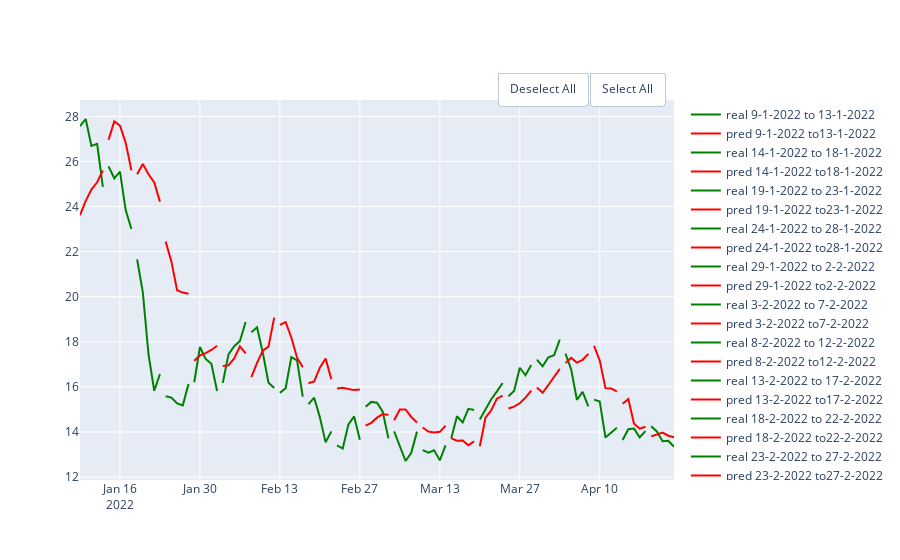

The notebook cell this image was saved under:
### Code cell
rf_final = RandomForestRegressor(random_state=10,criterion='mse', max_depth=5, max_features='sqrt', n_estimators=50)
df = pd.DataFrame(columns = ['MAE', 'MSE','RMSE', 'R2'], index = ['final'])
show_results(df, df_link,'close',100,5, rf_final)

### Figure 1 — Plotly figure (JSON) as saved in the notebook; plotly's stock layout.template omitted (floating-point values rounded to 4 significant figures)
{"data": [{"line": {"color": "green"}, "mode": "lines", "name": "real 9-1-2022 to 13-1-2022", "type": "scatter", "x": ["2022-01-09T00:00:00", "2022-01-10T00:00:00", "2022-01-11T00:00:00", "2022-01-12T00:00:00", "2022-01-13T00:00:00"], "y": [27.57, 27.88, 26.69, 26.78, 24.87]}, {"line": {"color": "red"}, "mode": "lines", "name": "pred 9-1-2022 to13-1-2022", "type": "scatter", "x": ["2022-01-09T00:00:00", "2022-01-10T00:00:00", "2022-01-11T00:00:00", "2022-01-12T00:00:00", "2022-01-13T00:00:00"], "y": [23.62, 24.25, 24.75, 25.08, 25.6]}, {"line": {"color": "green"}, "mode": "lines", "name": "real 14-1-2022 to 18-1-2022", "type": "scatter", "x": ["2022-01-14T00:00:00", "2022-01-15T00:00:00", "2022-01-16T00:00:00", "2022-01-17T00:00:00", "2022-01-18T00:00:00"], "y": [25.78, 25.25, 25.55, 23.84, 23.0]}, {"line": {"color": "red"}, "mode": "lines", "name": "pred 14-1-2022 to18-1-2022", "type": "scatter", "x": ["2022-01-14T00:00:00", "2022-01-15T00:00:00", "2022-01-16T00:00:00", "2022-01-17T00:00:00", "2022-01-18T00:00:00"], "y": [26.96, 27.78, 27.59, 26.83, 25.61]}, {"line": {"color": "green"}, "mode": "lines", "name": "real 19-1-2022 to 23-1-2022", "type": "scatter", "x": ["2022-01-19T00:00:00", "2022-01-20T00:00:00", "2022-01-21T00:00:00", "2022-01-22T00:00:00", "2022-01-23T00:00:00"], "y": [21.65, 20.2, 17.43, 15.83, 16.57]}, {"line": {"color": "red"}, "mode": "lines", "name": "pred 19-1-2022 to23-1-2022", "type": "scatter", "x": ["2022-01-19T00:00:00", "2022-01-20T00:00:00", "2022-01-21T00:00:00", "2022-01-22T00:00:00", "2022-01-23T00:00:00"], "y": [25.43, 25.88, 25.43, 25.07, 24.22]}, {"line": {"color": "green"}, "mode": "lines", "name": "real 24-1-2022 to 28-1-2022", "type": "scatter", "x": ["2022-01-24T00:00:00", "2022-01-25T00:00:00", "2022-01-26T00:00:00", "2022-01-27T00:00:00", "2022-01-28T00:00:00"], "y": [15.58, 15.53, 15.27, 15.18, 16.12]}, {"line": {"color": "red"}, "mode": "lines", "name": "pred 24-1-2022 to28-1-2022", "type": "scatter", "x": ["2022-01-24T00:00:00", "2022-01-25T00:00:00", "2022-01-26T00:00:00", "2022-01-27T00:00:00", "2022-01-28T00:00:00"], "y": [22.44, 21.57, 20.29, 20.19, 20.13]}, {"line": {"color": "green"}, "mode": "lines", "name": "real 29-1-2022 to 2-2-2022", "type": "scatter", "x": ["2022-01-29T00:00:00", "2022-01-30T00:00:00", "2022-01-31T00:00:00", "2022-02-01T00:00:00", "2022-02-02T00:00:00"], "y": [16.21, 17.77, 17.24, 17.02, 15.82]}, {"line": {"color": "red"}, "mode": "lines", "name": "pred 29-1-2022 to2-2-2022", "type": "scatter", "x": ["2022-01-29T00:00:00", "2022-01-30T00:00:00", "2022-01-31T00:00:00", "2022-02-01T00:00:00", "2022-02-02T00:00:00"], "y": [17.16, 17.4, 17.5, 17.64, 17.83]}, {"line": {"color": "green"}, "mode": "lines", "name": "real 3-2-2022 to 7-2-2022", "type": "scatter", "x": ["2022-02-03T00:00:00", "2022-02-04T00:00:00", "2022-02-05T00:00:00", "2022-02-06T00:00:00", "2022-02-07T00:00:00"], "y": [16.18, 17.45, 17.8, 18.04, 18.88]}, {"line": {"color": "red"}, "mode": "lines", "name": "pred 3-2-2022 to7-2-2022", "type": "scatter", "x": ["2022-02-03T00:00:00", "2022-02-04T00:00:00", "2022-02-05T00:00:00", "2022-02-06T00:00:00", "2022-02-07T00:00:00"], "y": [16.93, 16.95, 17.26, 17.8, 17.48]}, {"line": {"color": "green"}, "mode": "lines", "name": "real 8-2-2022 to 12-2-2022", "type": "scatter", "x": ["2022-02-08T00:00:00", "2022-02-09T00:00:00", "2022-02-10T00:00:00", "2022-02-11T00:00:00", "2022-02-12T00:00:00"], "y": [18.43, 18.64, 17.53, 16.18, 15.95]}, {"line": {"color": "red"}, "mode": "lines", "name": "pred 8-2-2022 to12-2-2022", "type": "scatter", "x": ["2022-02-08T00:00:00", "2022-02-09T00:00:00", "2022-02-10T00:00:00", "2022-02-11T00:00:00", "2022-02-12T00:00:00"], "y": [16.43, 17.07, 17.61, 17.79, 19.07]}, {"line": {"color": "green"}, "mode": "lines", "name": "real 13-2-2022 to 17-2-2022", "type": "scatter", "x": ["2022-02-13T00:00:00", "2022-02-14T00:00:00", "2022-02-15T00:00:00", "2022-02-16T00:00:00", "2022-02-17T00:00:00"], "y": [15.74, 15.94, 17.32, 17.17, 15.57]}, {"line": {"color": "red"}, "mode": "lines", "name": "pred 13-2-2022 to17-2-2022", "type": "scatter", "x": ["2022-02-13T00:00:00", "2022-02-14T00:00:00", "2022-02-15T00:00:00", "2022-02-16T00:00:00", "2022-02-17T00:00:00"], "y": [18.75, 18.88, 18.19, 17.3, 16.88]}, {"line": {"color": "green"}, "mode": "lines", "name": "real 18-2-2022 to 22-2-2022", "type": "scatter", "x": ["2022-02-18T00:00:00", "2022-02-19T00:00:00", "2022-02-20T00:00:00", "2022-02-21T00:00:00", "2022-02-22T00:00:00"], "y": [15.23, 15.52, 14.65, 13.54, 14.03]}, {"line": {"color": "red"}, "mode": "lines", "name": "pred 18-2-2022 to22-2-2022", "type": "scatter", "x": ["2022-02-18T00:00:00", "2022-02-19T00:00:00", "2022-02-20T00:00:00", "2022-02-21T00:00:00", "2022-02-22T00:00:00"], "y": [16.16, 16.24, 16.85, 17.26, 16.34]}, {"line": {"color": "green"}, "mode": "lines", "name": "real 23-2-2022 to 27-2-2022", "type": "scatter", "x": ["2022-02-23T00:00:00", "2022-02-24T00:00:00", "2022-02-25T00:00:00", "2022-02-26T00:00:00", "2022-02-27T00:00:00"], "y": [13.41, 13.27, 14.34, 14.69, 13.65]}, {"line": {"color": "red"}, "mode": "lines", "name": "pred 23-2-2022 to27-2-2022", "type": "scatter", "x": ["2022-02-23T00:00:00", "2022-02-24T00:00:00", "2022-02-25T00:00:00", "2022-02-26T00:00:00", "2022-02-27T00:00:00"], "y": [15.93, 15.96, 15.9, 15.86, 15.89]}, {"line": {"color": "green"}, "mode": "lines", "name": "real 28-2-2022 to 4-3-2022", "type": "scatter", "x": ["2022-02-28T00:00:00", "2022-03-01T00:00:00", "2022-03-02T00:00:00", "2022-03-03T00:00:00", "2022-03-04T00:00:00"], "y": [15.12, 15.33, 15.29, 14.9, 13.71]}, {"line": {"color": "red"}, "mode": "lines", "name": "pred 28-2-2022 to4-3-2022", "type": "scatter", "x": ["2022-02-28T00:00:00", "2022-03-01T00:00:00", "2022-03-02T00:00:00", "2022-03-03T00:00:00", "2022-03-04T00:00:00"], "y": [14.29, 14.41, 14.64, 14.79, 14.75]}, {"line": {"color": "green"}, "mode": "lines", "name": "real 5-3-2022 to 9-3-2022", "type": "scatter", "x": ["2022-03-05T00:00:00", "2022-03-06T00:00:00", "2022-03-07T00:00:00", "2022-03-08T00:00:00", "2022-03-09T00:00:00"], "y": [14.02, 13.34, 12.71, 13.08, 14.02]}, {"line": {"color": "red"}, "mode": "lines", "name": "pred 5-3-2022 to9-3-2022", "type": "scatter", "x": ["2022-03-05T00:00:00", "2022-03-06T00:00:00", "2022-03-07T00:00:00", "2022-03-08T00:00:00", "2022-03-09T00:00:00"], "y": [14.52, 15.0, 15.0, 14.67, 14.42]}, {"line": {"color": "green"}, "mode": "lines", "name": "real 10-3-2022 to 14-3-2022", "type": "scatter", "x": ["2022-03-10T00:00:00", "2022-03-11T00:00:00", "2022-03-12T00:00:00", "2022-03-13T00:00:00", "2022-03-14T00:00:00"], "y": [13.2, 13.08, 13.19, 12.74, 13.4]}, {"line": {"color": "red"}, "mode": "lines", "name": "pred 10-3-2022 to14-3-2022", "type": "scatter", "x": ["2022-03-10T00:00:00", "2022-03-11T00:00:00", "2022-03-12T00:00:00", "2022-03-13T00:00:00", "2022-03-14T00:00:00"], "y": [14.2, 14.02, 13.98, 14.01, 14.28]}, {"line": {"color": "green"}, "mode": "lines", "name": "real 15-3-2022 to 19-3-2022", "type": "scatter", "x": ["2022-03-15T00:00:00", "2022-03-16T00:00:00", "2022-03-17T00:00:00", "2022-03-18T00:00:00", "2022-03-19T00:00:00"], "y": [13.71, 14.7, 14.42, 15.03, 14.98]}, {"line": {"color": "red"}, "mode": "lines", "name": "pred 15-3-2022 to19-3-2022", "type": "scatter", "x": ["2022-03-15T00:00:00", "2022-03-16T00:00:00", "2022-03-17T00:00:00", "2022-03-18T00:00:00", "2022-03-19T00:00:00"], "y": [13.71, 13.61, 13.63, 13.41, 13.58]}, {"line": {"color": "green"}, "mode": "lines", "name": "real 20-3-2022 to 24-3-2022", "type": "scatter", "x": ["2022-03-20T00:00:00", "2022-03-21T00:00:00", "2022-03-22T00:00:00", "2022-03-23T00:00:00", "2022-03-24T00:00:00"], "y": [14.55, 15.01, 15.45, 15.8, 16.17]}, {"line": {"color": "red"}, "mode": "lines", "name": "pred 20-3-2022 to24-3-2022", "type": "scatter", "x": ["2022-03-20T00:00:00", "2022-03-21T00:00:00", "2022-03-22T00:00:00", "2022-03-23T00:00:00", "2022-03-24T00:00:00"], "y": [13.37, 14.64, 14.96, 15.48, 15.61]}, {"line": {"color": "green"}, "mode": "lines", "name": "real 25-3-2022 to 29-3-2022", "type": "scatter", "x": ["2022-03-25T00:00:00", "2022-03-26T00:00:00", "2022-03-27T00:00:00", "2022-03-28T00:00:00", "2022-03-29T00:00:00"], "y": [15.58, 15.82, 16.85, 16.52, 16.97]}, {"line": {"color": "red"}, "mode": "lines", "name": "pred 25-3-2022 to29-3-2022", "type": "scatter", "x": ["2022-03-25T00:00:00", "2022-03-26T00:00:00", "2022-03-27T00:00:00", "2022-03-28T00:00:00", "2022-03-29T00:00:00"], "y": [15.04, 15.12, 15.27, 15.52, 15.83]}, {"line": {"color": "green"}, "mode": "lines", "name": "real 30-3-2022 to 3-4-2022", "type": "scatter", "x": ["2022-03-30T00:00:00", "2022-03-31T00:00:00", "2022-04-01T00:00:00", "2022-04-02T00:00:00", "2022-04-03T00:00:00"], "y": [17.21, 16.91, 17.31, 17.4, 18.09]}, {"line": {"color": "red"}, "mode": "lines", "name": "pred 30-3-2022 to3-4-2022", "type": "scatter", "x": ["2022-03-30T00:00:00", "2022-03-31T00:00:00", "2022-04-01T00:00:00", "2022-04-02T00:00:00", "2022-04-03T00:00:00"], "y": [15.97, 15.74, 16.08, 16.43, 16.8]}, {"line": {"color": "green"}, "mode": "lines", "name": "real 4-4-2022 to 8-4-2022", "type": "scatter", "x": ["2022-04-04T00:00:00", "2022-04-05T00:00:00", "2022-04-06T00:00:00", "2022-04-07T00:00:00", "2022-04-08T00:00:00"], "y": [17.47, 16.77, 15.43, 15.78, 15.14]}, {"line": {"color": "red"}, "mode": "lines", "name": "pred 4-4-2022 to8-4-2022", "type": "scatter", "x": ["2022-04-04T00:00:00", "2022-04-05T00:00:00", "2022-04-06T00:00:00", "2022-04-07T00:00:00", "2022-04-08T00:00:00"], "y": [17.06, 17.28, 17.08, 17.2, 17.46]}, {"line": {"color": "green"}, "mode": "lines", "name": "real 9-4-2022 to 13-4-2022", "type": "scatter", "x": ["2022-04-09T00:00:00", "2022-04-10T00:00:00", "2022-04-11T00:00:00", "2022-04-12T00:00:00", "2022-04-13T00:00:00"], "y": [15.43, 15.35, 13.75, 13.97, 14.18]}, {"line": {"color": "red"}, "mode": "lines", "name": "pred 9-4-2022 to13-4-2022", "type": "scatter", "x": ["2022-04-09T00:00:00", "2022-04-10T00:00:00", "2022-04-11T00:00:00", "2022-04-12T00:00:00", "2022-04-13T00:00:00"], "y": [17.82, 17.17, 15.95, 15.93, 15.8]}, {"line": {"color": "green"}, "mode": "lines", "name": "real 14-4-2022 to 18-4-2022", "type": "scatter", "x": ["2022-04-14T00:00:00", "2022-04-15T00:00:00", "2022-04-16T00:00:00", "2022-04-17T00:00:00", "2022-04-18T00:00:00"], "y": [13.65, 14.12, 14.15, 13.76, 14.04]}, {"line": {"color": "red"}, "mode": "lines", "name": "pred 14-4-2022 to18-4-2022", "type": "scatter", "x": ["2022-04-14T00:00:00", "2022-04-15T00:00:00", "2022-04-16T00:00:00", "2022-04-17T00:00:00", "2022-04-18T00:00:00"], "y": [15.25, 15.46, 14.36, 14.15, 14.23]}, {"line": {"color": "green"}, "mode": "lines", "name": "real 19-4-2022 to 23-4-2022", "type": "scatter", "x": ["2022-04-19T00:00:00", "2022-04-20T00:00:00", "2022-04-21T00:00:00", "2022-04-22T00:00:00", "2022-04-23T00:00:00"], "y": [14.26, 14.02, 13.59, 13.61, 13.34]}, {"line": {"color": "red"}, "mode": "lines", "name": "pred 19-4-2022 to23-4-2022", "type": "scatter", "x": ["2022-04-19T00:00:00", "2022-04-20T00:00:00", "2022-04-21T00:00:00", "2022-04-22T00:00:00", "2022-04-23T00:00:00"], "y": [13.8, 13.88, 13.98, 13.83, 13.76]}], "layout": {"updatemenus": [{"buttons": [{"args": ["visible", "legendonly"], "label": "Deselect All", "method": "restyle"}, {"args": ["visible", true], "label": "Select All", "method": "restyle"}], "direction": "left", "pad": {"r": 10, "t": 10}, "showactive": false, "type": "buttons", "x": 1, "xanchor": "right", "y": 1.1, "yanchor": "top"}]}}
